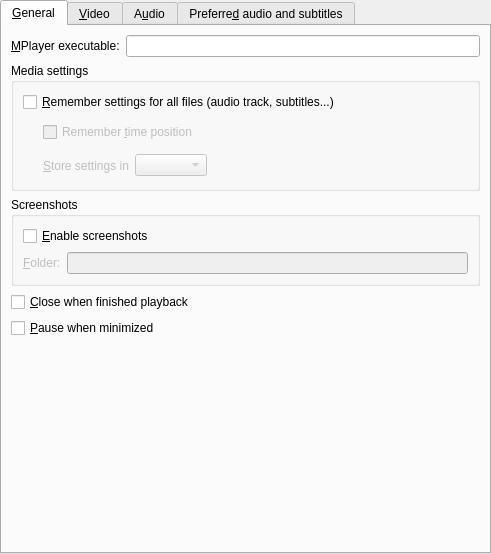
<?xml version="1.0" encoding="UTF-8"?>
<ui version="4.0">
 <class>PrefGeneral</class>
 <widget class="QWidget" name="PrefGeneral">
  <property name="geometry">
   <rect>
    <x>0</x>
    <y>0</y>
    <width>491</width>
    <height>554</height>
   </rect>
  </property>
  <layout class="QVBoxLayout">
   <property name="spacing">
    <number>0</number>
   </property>
   <property name="margin">
    <number>0</number>
   </property>
   <item>
    <widget class="QTabWidget" name="general_tab">
     <property name="currentIndex">
      <number>0</number>
     </property>
     <widget class="QWidget" name="tab">
      <attribute name="title">
       <string>&amp;General</string>
      </attribute>
      <layout class="QVBoxLayout">
       <item>
        <layout class="QHBoxLayout">
         <item>
          <widget class="QLabel" name="textLabel1_2">
           <property name="text">
            <string>&amp;MPlayer executable:</string>
           </property>
           <property name="wordWrap">
            <bool>false</bool>
           </property>
           <property name="buddy">
            <cstring>mplayerbin_edit</cstring>
           </property>
          </widget>
         </item>
         <item>
          <widget class="FileChooser" name="mplayerbin_edit"/>
         </item>
        </layout>
       </item>
       <item>
        <widget class="QGroupBox" name="groupBox_3">
         <property name="title">
          <string>Media settings</string>
         </property>
         <layout class="QVBoxLayout">
          <item>
           <widget class="QCheckBox" name="remember_all_check">
            <property name="text">
             <string>&amp;Remember settings for all files (audio track, subtitles...)</string>
            </property>
           </widget>
          </item>
          <item>
           <layout class="QGridLayout">
            <item row="0" column="0" rowspan="2">
             <spacer>
              <property name="orientation">
               <enum>Qt::Horizontal</enum>
              </property>
              <property name="sizeType">
               <enum>QSizePolicy::Preferred</enum>
              </property>
              <property name="sizeHint" stdset="0">
               <size>
                <width>20</width>
                <height>61</height>
               </size>
              </property>
             </spacer>
            </item>
            <item row="0" column="1">
             <widget class="QCheckBox" name="remember_time_check">
              <property name="enabled">
               <bool>false</bool>
              </property>
              <property name="sizePolicy">
               <sizepolicy hsizetype="MinimumExpanding" vsizetype="Fixed">
                <horstretch>0</horstretch>
                <verstretch>0</verstretch>
               </sizepolicy>
              </property>
              <property name="text">
               <string>Remember &amp;time position</string>
              </property>
             </widget>
            </item>
            <item row="1" column="1">
             <layout class="QHBoxLayout">
              <item>
               <widget class="QLabel" name="filesettings_method_label">
                <property name="enabled">
                 <bool>false</bool>
                </property>
                <property name="text">
                 <string>&amp;Store settings in</string>
                </property>
                <property name="buddy">
                 <cstring>filesettings_method_combo</cstring>
                </property>
               </widget>
              </item>
              <item>
               <widget class="QComboBox" name="filesettings_method_combo">
                <property name="enabled">
                 <bool>false</bool>
                </property>
               </widget>
              </item>
              <item>
               <spacer>
                <property name="orientation">
                 <enum>Qt::Horizontal</enum>
                </property>
                <property name="sizeHint" stdset="0">
                 <size>
                  <width>40</width>
                  <height>20</height>
                 </size>
                </property>
               </spacer>
              </item>
             </layout>
            </item>
           </layout>
          </item>
         </layout>
        </widget>
       </item>
       <item>
        <widget class="QGroupBox" name="groupBox_2">
         <property name="title">
          <string>Screenshots</string>
         </property>
         <layout class="QGridLayout">
          <item row="0" column="0" colspan="2">
           <widget class="QCheckBox" name="use_screenshots_check">
            <property name="text">
             <string>&amp;Enable screenshots</string>
            </property>
           </widget>
          </item>
          <item row="1" column="0">
           <widget class="QLabel" name="screenshots_dir_label">
            <property name="enabled">
             <bool>false</bool>
            </property>
            <property name="text">
             <string>&amp;Folder:</string>
            </property>
            <property name="wordWrap">
             <bool>false</bool>
            </property>
            <property name="buddy">
             <cstring>screenshot_edit</cstring>
            </property>
           </widget>
          </item>
          <item row="1" column="1">
           <widget class="FileChooser" name="screenshot_edit">
            <property name="enabled">
             <bool>false</bool>
            </property>
           </widget>
          </item>
         </layout>
        </widget>
       </item>
       <item>
        <widget class="QCheckBox" name="close_on_finish_check">
         <property name="text">
          <string>&amp;Close when finished playback</string>
         </property>
        </widget>
       </item>
       <item>
        <widget class="QCheckBox" name="pause_if_hidden_check">
         <property name="text">
          <string>&amp;Pause when minimized</string>
         </property>
        </widget>
       </item>
       <item>
        <spacer>
         <property name="orientation">
          <enum>Qt::Vertical</enum>
         </property>
         <property name="sizeType">
          <enum>QSizePolicy::Expanding</enum>
         </property>
         <property name="sizeHint" stdset="0">
          <size>
           <width>20</width>
           <height>40</height>
          </size>
         </property>
        </spacer>
       </item>
      </layout>
     </widget>
     <widget class="QWidget" name="tab_3">
      <attribute name="title">
       <string>&amp;Video</string>
      </attribute>
      <layout class="QVBoxLayout">
       <item>
        <layout class="QHBoxLayout">
         <item>
          <widget class="QLabel" name="vo_label">
           <property name="text">
            <string>Ou&amp;tput driver:</string>
           </property>
           <property name="wordWrap">
            <bool>false</bool>
           </property>
           <property name="buddy">
            <cstring>vo_combo</cstring>
           </property>
          </widget>
         </item>
         <item>
          <widget class="QComboBox" name="vo_combo">
           <property name="sizePolicy">
            <sizepolicy hsizetype="Preferred" vsizetype="Fixed">
             <horstretch>0</horstretch>
             <verstretch>0</verstretch>
            </sizepolicy>
           </property>
           <property name="editable">
            <bool>false</bool>
           </property>
          </widget>
         </item>
         <item>
          <widget class="QLineEdit" name="vo_user_defined_edit"/>
         </item>
         <item>
          <widget class="QPushButton" name="vdpau_button">
           <property name="text">
            <string>Configu&amp;re...</string>
           </property>
          </widget>
         </item>
         <item>
          <spacer>
           <property name="orientation">
            <enum>Qt::Horizontal</enum>
           </property>
           <property name="sizeHint" stdset="0">
            <size>
             <width>81</width>
             <height>20</height>
            </size>
           </property>
          </spacer>
         </item>
        </layout>
       </item>
       <item>
        <widget class="Line" name="line_5">
         <property name="sizePolicy">
          <sizepolicy hsizetype="Expanding" vsizetype="Fixed">
           <horstretch>0</horstretch>
           <verstretch>0</verstretch>
          </sizepolicy>
         </property>
         <property name="orientation">
          <enum>Qt::Horizontal</enum>
         </property>
        </widget>
       </item>
       <item>
        <layout class="QHBoxLayout">
         <property name="spacing">
          <number>6</number>
         </property>
         <property name="margin">
          <number>0</number>
         </property>
         <item>
          <widget class="QCheckBox" name="postprocessing_check">
           <property name="text">
            <string>&amp;Enable postprocessing by default</string>
           </property>
          </widget>
         </item>
         <item>
          <spacer>
           <property name="orientation">
            <enum>Qt::Horizontal</enum>
           </property>
           <property name="sizeHint" stdset="0">
            <size>
             <width>20</width>
             <height>20</height>
            </size>
           </property>
          </spacer>
         </item>
         <item>
          <widget class="QLabel" name="textLabel1_5">
           <property name="text">
            <string>&amp;Quality:</string>
           </property>
           <property name="wordWrap">
            <bool>false</bool>
           </property>
           <property name="buddy">
            <cstring>autoq_spin</cstring>
           </property>
          </widget>
         </item>
         <item>
          <widget class="QSpinBox" name="autoq_spin">
           <property name="minimum">
            <number>1</number>
           </property>
           <property name="maximum">
            <number>6</number>
           </property>
          </widget>
         </item>
        </layout>
       </item>
       <item>
        <layout class="QHBoxLayout">
         <property name="spacing">
          <number>6</number>
         </property>
         <property name="margin">
          <number>0</number>
         </property>
         <item>
          <widget class="QLabel" name="label_7">
           <property name="text">
            <string>Dei&amp;nterlace by default (except for TV):</string>
           </property>
           <property name="buddy">
            <cstring>deinterlace_combo</cstring>
           </property>
          </widget>
         </item>
         <item>
          <widget class="QComboBox" name="deinterlace_combo">
           <property name="sizePolicy">
            <sizepolicy hsizetype="Expanding" vsizetype="Fixed">
             <horstretch>0</horstretch>
             <verstretch>0</verstretch>
            </sizepolicy>
           </property>
          </widget>
         </item>
         <item>
          <spacer>
           <property name="orientation">
            <enum>Qt::Horizontal</enum>
           </property>
           <property name="sizeHint" stdset="0">
            <size>
             <width>40</width>
             <height>20</height>
            </size>
           </property>
          </spacer>
         </item>
        </layout>
       </item>
       <item>
        <layout class="QHBoxLayout">
         <item>
          <widget class="QLabel" name="label_8">
           <property name="text">
            <string>Default &amp;zoom:</string>
           </property>
           <property name="buddy">
            <cstring>zoom_spin</cstring>
           </property>
          </widget>
         </item>
         <item>
          <widget class="QDoubleSpinBox" name="zoom_spin">
           <property name="minimum">
            <double>0.500000000000000</double>
           </property>
           <property name="maximum">
            <double>10.000000000000000</double>
           </property>
           <property name="singleStep">
            <double>0.100000000000000</double>
           </property>
           <property name="value">
            <double>1.000000000000000</double>
           </property>
          </widget>
         </item>
         <item>
          <spacer>
           <property name="orientation">
            <enum>Qt::Horizontal</enum>
           </property>
           <property name="sizeHint" stdset="0">
            <size>
             <width>40</width>
             <height>20</height>
            </size>
           </property>
          </spacer>
         </item>
        </layout>
       </item>
       <item>
        <widget class="Line" name="line_4">
         <property name="sizePolicy">
          <sizepolicy hsizetype="Expanding" vsizetype="Fixed">
           <horstretch>0</horstretch>
           <verstretch>0</verstretch>
          </sizepolicy>
         </property>
         <property name="orientation">
          <enum>Qt::Horizontal</enum>
         </property>
        </widget>
       </item>
       <item>
        <widget class="QCheckBox" name="eq2_check">
         <property name="text">
          <string>Use s&amp;oftware video equalizer</string>
         </property>
        </widget>
       </item>
       <item>
        <widget class="QCheckBox" name="direct_rendering_check">
         <property name="text">
          <string>D&amp;irect rendering</string>
         </property>
        </widget>
       </item>
       <item>
        <widget class="QCheckBox" name="double_buffer_check">
         <property name="text">
          <string>Dou&amp;ble buffering</string>
         </property>
        </widget>
       </item>
       <item>
        <widget class="QCheckBox" name="use_slices_check">
         <property name="text">
          <string>Dra&amp;w video using slices</string>
         </property>
        </widget>
       </item>
       <item>
        <widget class="Line" name="line_3">
         <property name="sizePolicy">
          <sizepolicy hsizetype="Expanding" vsizetype="Fixed">
           <horstretch>0</horstretch>
           <verstretch>0</verstretch>
          </sizepolicy>
         </property>
         <property name="orientation">
          <enum>Qt::Horizontal</enum>
         </property>
        </widget>
       </item>
       <item>
        <widget class="QCheckBox" name="start_fullscreen_check">
         <property name="text">
          <string>Start videos in &amp;fullscreen</string>
         </property>
        </widget>
       </item>
       <item>
        <widget class="QCheckBox" name="blackborders_on_fs_check">
         <property name="text">
          <string>&amp;Add black borders on fullscreen</string>
         </property>
        </widget>
       </item>
       <item>
        <widget class="QCheckBox" name="screensaver_check">
         <property name="text">
          <string>Disable &amp;screensaver</string>
         </property>
        </widget>
       </item>
       <item>
        <widget class="QGroupBox" name="screensaver_group">
         <property name="title">
          <string>Screensaver</string>
         </property>
         <layout class="QVBoxLayout">
          <item>
           <widget class="QCheckBox" name="turn_screensaver_off_check">
            <property name="text">
             <string>Swit&amp;ch screensaver off</string>
            </property>
           </widget>
          </item>
          <item>
           <widget class="QCheckBox" name="avoid_screensaver_check">
            <property name="text">
             <string>Avoid &amp;screensaver</string>
            </property>
           </widget>
          </item>
         </layout>
        </widget>
       </item>
       <item>
        <spacer>
         <property name="orientation">
          <enum>Qt::Vertical</enum>
         </property>
         <property name="sizeHint" stdset="0">
          <size>
           <width>20</width>
           <height>40</height>
          </size>
         </property>
        </spacer>
       </item>
      </layout>
     </widget>
     <widget class="QWidget" name="video_and_audio_tab">
      <attribute name="title">
       <string>A&amp;udio</string>
      </attribute>
      <layout class="QVBoxLayout" name="verticalLayout">
       <item>
        <layout class="QHBoxLayout">
         <item>
          <widget class="QLabel" name="ao_label">
           <property name="text">
            <string>Ou&amp;tput driver:</string>
           </property>
           <property name="wordWrap">
            <bool>false</bool>
           </property>
           <property name="buddy">
            <cstring>ao_combo</cstring>
           </property>
          </widget>
         </item>
         <item>
          <widget class="QComboBox" name="ao_combo">
           <property name="sizePolicy">
            <sizepolicy hsizetype="Preferred" vsizetype="Fixed">
             <horstretch>0</horstretch>
             <verstretch>0</verstretch>
            </sizepolicy>
           </property>
           <property name="editable">
            <bool>false</bool>
           </property>
          </widget>
         </item>
         <item>
          <widget class="QLineEdit" name="ao_user_defined_edit"/>
         </item>
         <item>
          <spacer>
           <property name="orientation">
            <enum>Qt::Horizontal</enum>
           </property>
           <property name="sizeHint" stdset="0">
            <size>
             <width>81</width>
             <height>20</height>
            </size>
           </property>
          </spacer>
         </item>
        </layout>
       </item>
       <item>
        <widget class="Line" name="line_6">
         <property name="sizePolicy">
          <sizepolicy hsizetype="Expanding" vsizetype="Fixed">
           <horstretch>0</horstretch>
           <verstretch>0</verstretch>
          </sizepolicy>
         </property>
         <property name="orientation">
          <enum>Qt::Horizontal</enum>
         </property>
        </widget>
       </item>
       <item>
        <layout class="QHBoxLayout" name="horizontalLayout">
         <item>
          <widget class="QCheckBox" name="audio_equalizer_check">
           <property name="text">
            <string>&amp;Enable the audio equalizer</string>
           </property>
          </widget>
         </item>
         <item>
          <spacer name="horizontalSpacer">
           <property name="orientation">
            <enum>Qt::Horizontal</enum>
           </property>
           <property name="sizeHint" stdset="0">
            <size>
             <width>40</width>
             <height>20</height>
            </size>
           </property>
          </spacer>
         </item>
         <item>
          <widget class="QCheckBox" name="global_audio_equalizer_check">
           <property name="enabled">
            <bool>false</bool>
           </property>
           <property name="text">
            <string>Global audio e&amp;qualizer</string>
           </property>
          </widget>
         </item>
        </layout>
       </item>
       <item>
        <widget class="QCheckBox" name="hwac3_check">
         <property name="text">
          <string>&amp;AC3/DTS pass-through S/PDIF</string>
         </property>
        </widget>
       </item>
       <item>
        <layout class="QHBoxLayout">
         <property name="spacing">
          <number>6</number>
         </property>
         <property name="margin">
          <number>0</number>
         </property>
         <item>
          <widget class="QLabel" name="label">
           <property name="text">
            <string>C&amp;hannels by default:</string>
           </property>
           <property name="buddy">
            <cstring>channels_combo</cstring>
           </property>
          </widget>
         </item>
         <item>
          <widget class="QComboBox" name="channels_combo"/>
         </item>
         <item>
          <spacer>
           <property name="orientation">
            <enum>Qt::Horizontal</enum>
           </property>
           <property name="sizeHint" stdset="0">
            <size>
             <width>40</width>
             <height>20</height>
            </size>
           </property>
          </spacer>
         </item>
        </layout>
       </item>
       <item>
        <layout class="QHBoxLayout">
         <property name="spacing">
          <number>6</number>
         </property>
         <property name="margin">
          <number>0</number>
         </property>
         <item>
          <widget class="QLabel" name="label_6">
           <property name="text">
            <string>High speed &amp;playback without altering pitch</string>
           </property>
           <property name="buddy">
            <cstring>scaletempo_combo</cstring>
           </property>
          </widget>
         </item>
         <item>
          <widget class="TristateCombo" name="scaletempo_combo">
           <property name="sizePolicy">
            <sizepolicy hsizetype="Expanding" vsizetype="Fixed">
             <horstretch>0</horstretch>
             <verstretch>0</verstretch>
            </sizepolicy>
           </property>
          </widget>
         </item>
         <item>
          <spacer>
           <property name="orientation">
            <enum>Qt::Horizontal</enum>
           </property>
           <property name="sizeHint" stdset="0">
            <size>
             <width>40</width>
             <height>20</height>
            </size>
           </property>
          </spacer>
         </item>
        </layout>
       </item>
       <item>
        <widget class="QGroupBox" name="groupBox_4">
         <property name="title">
          <string>Volume</string>
         </property>
         <layout class="QVBoxLayout">
          <property name="margin">
           <number>4</number>
          </property>
          <item>
           <widget class="QCheckBox" name="global_volume_check">
            <property name="text">
             <string>Glo&amp;bal volume</string>
            </property>
           </widget>
          </item>
          <item>
           <layout class="QHBoxLayout">
            <property name="spacing">
             <number>6</number>
            </property>
            <property name="margin">
             <number>0</number>
            </property>
            <item>
             <widget class="QCheckBox" name="softvol_check">
              <property name="text">
               <string>Use s&amp;oftware volume control</string>
              </property>
             </widget>
            </item>
            <item>
             <spacer>
              <property name="orientation">
               <enum>Qt::Horizontal</enum>
              </property>
              <property name="sizeHint" stdset="0">
               <size>
                <width>20</width>
                <height>20</height>
               </size>
              </property>
             </spacer>
            </item>
            <item>
             <widget class="QLabel" name="amplification_label">
              <property name="enabled">
               <bool>false</bool>
              </property>
              <property name="text">
               <string>Ma&amp;x. Amplification:</string>
              </property>
              <property name="wordWrap">
               <bool>false</bool>
              </property>
              <property name="buddy">
               <cstring>softvol_max_spin</cstring>
              </property>
             </widget>
            </item>
            <item>
             <widget class="QSpinBox" name="softvol_max_spin">
              <property name="enabled">
               <bool>false</bool>
              </property>
              <property name="minimum">
               <number>10</number>
              </property>
              <property name="maximum">
               <number>10000</number>
              </property>
             </widget>
            </item>
           </layout>
          </item>
          <item>
           <widget class="QCheckBox" name="volnorm_check">
            <property name="text">
             <string>Volume &amp;normalization by default</string>
            </property>
           </widget>
          </item>
         </layout>
        </widget>
       </item>
       <item>
        <widget class="QGroupBox" name="groupBox_5">
         <property name="title">
          <string>Synchronization</string>
         </property>
         <layout class="QVBoxLayout">
          <property name="margin">
           <number>4</number>
          </property>
          <item>
           <layout class="QHBoxLayout">
            <item>
             <widget class="QCheckBox" name="autosync_check">
              <property name="text">
               <string>Audio/video auto &amp;synchronization</string>
              </property>
             </widget>
            </item>
            <item>
             <spacer>
              <property name="orientation">
               <enum>Qt::Horizontal</enum>
              </property>
              <property name="sizeType">
               <enum>QSizePolicy::Expanding</enum>
              </property>
              <property name="sizeHint" stdset="0">
               <size>
                <width>40</width>
                <height>31</height>
               </size>
              </property>
             </spacer>
            </item>
            <item>
             <widget class="QLabel" name="factor_label">
              <property name="enabled">
               <bool>false</bool>
              </property>
              <property name="text">
               <string>&amp;Factor:</string>
              </property>
              <property name="alignment">
               <set>Qt::AlignRight|Qt::AlignTrailing|Qt::AlignVCenter</set>
              </property>
              <property name="wordWrap">
               <bool>false</bool>
              </property>
              <property name="buddy">
               <cstring>autosync_spin</cstring>
              </property>
             </widget>
            </item>
            <item>
             <widget class="QSpinBox" name="autosync_spin">
              <property name="enabled">
               <bool>false</bool>
              </property>
              <property name="minimum">
               <number>0</number>
              </property>
              <property name="maximum">
               <number>1000</number>
              </property>
              <property name="value">
               <number>100</number>
              </property>
             </widget>
            </item>
           </layout>
          </item>
          <item>
           <layout class="QHBoxLayout">
            <item>
             <widget class="QCheckBox" name="use_mc_check">
              <property name="text">
               <string>A-V sync &amp;correction</string>
              </property>
             </widget>
            </item>
            <item>
             <spacer>
              <property name="orientation">
               <enum>Qt::Horizontal</enum>
              </property>
              <property name="sizeHint" stdset="0">
               <size>
                <width>40</width>
                <height>20</height>
               </size>
              </property>
             </spacer>
            </item>
            <item>
             <widget class="QLabel" name="mc_label">
              <property name="enabled">
               <bool>false</bool>
              </property>
              <property name="text">
               <string>&amp;Max. correction:</string>
              </property>
              <property name="buddy">
               <cstring>mc_spin</cstring>
              </property>
             </widget>
            </item>
            <item>
             <widget class="QDoubleSpinBox" name="mc_spin">
              <property name="enabled">
               <bool>false</bool>
              </property>
              <property name="maximum">
               <double>100.000000000000000</double>
              </property>
              <property name="singleStep">
               <double>0.100000000000000</double>
              </property>
             </widget>
            </item>
           </layout>
          </item>
         </layout>
        </widget>
       </item>
       <item>
        <spacer>
         <property name="orientation">
          <enum>Qt::Vertical</enum>
         </property>
         <property name="sizeType">
          <enum>QSizePolicy::Expanding</enum>
         </property>
         <property name="sizeHint" stdset="0">
          <size>
           <width>20</width>
           <height>40</height>
          </size>
         </property>
        </spacer>
       </item>
      </layout>
     </widget>
     <widget class="QWidget" name="tab_2">
      <attribute name="title">
       <string>Preferre&amp;d audio and subtitles</string>
      </attribute>
      <layout class="QVBoxLayout">
       <property name="spacing">
        <number>6</number>
       </property>
       <property name="margin">
        <number>9</number>
       </property>
       <item>
        <widget class="QLabel" name="preferred_desc">
         <property name="text">
          <string>&lt;Here it goes an explanation text&gt;
For translators: don't translate this text, it will be replaced with another one at runtime.</string>
         </property>
         <property name="wordWrap">
          <bool>true</bool>
         </property>
        </widget>
       </item>
       <item>
        <widget class="Line" name="line">
         <property name="sizePolicy">
          <sizepolicy hsizetype="Expanding" vsizetype="Fixed">
           <horstretch>0</horstretch>
           <verstretch>0</verstretch>
          </sizepolicy>
         </property>
         <property name="orientation">
          <enum>Qt::Horizontal</enum>
         </property>
        </widget>
       </item>
       <item>
        <layout class="QGridLayout">
         <property name="margin">
          <number>0</number>
         </property>
         <property name="spacing">
          <number>6</number>
         </property>
         <item row="1" column="2">
          <spacer>
           <property name="orientation">
            <enum>Qt::Horizontal</enum>
           </property>
           <property name="sizeHint" stdset="0">
            <size>
             <width>40</width>
             <height>20</height>
            </size>
           </property>
          </spacer>
         </item>
         <item row="2" column="2">
          <spacer>
           <property name="orientation">
            <enum>Qt::Horizontal</enum>
           </property>
           <property name="sizeHint" stdset="0">
            <size>
             <width>40</width>
             <height>20</height>
            </size>
           </property>
          </spacer>
         </item>
         <item row="2" column="1">
          <widget class="QLineEdit" name="subtitle_lang_edit"/>
         </item>
         <item row="1" column="0">
          <widget class="QLabel" name="textLabel1_20">
           <property name="text">
            <string>&amp;Audio:</string>
           </property>
           <property name="alignment">
            <set>Qt::AlignRight|Qt::AlignTrailing|Qt::AlignVCenter</set>
           </property>
           <property name="wordWrap">
            <bool>false</bool>
           </property>
           <property name="buddy">
            <cstring>audio_lang_edit</cstring>
           </property>
          </widget>
         </item>
         <item row="1" column="1">
          <widget class="QLineEdit" name="audio_lang_edit"/>
         </item>
         <item row="2" column="0">
          <widget class="QLabel" name="textLabel2_11">
           <property name="text">
            <string>Su&amp;btitles:</string>
           </property>
           <property name="alignment">
            <set>Qt::AlignRight|Qt::AlignTrailing|Qt::AlignVCenter</set>
           </property>
           <property name="wordWrap">
            <bool>false</bool>
           </property>
           <property name="buddy">
            <cstring>subtitle_lang_edit</cstring>
           </property>
          </widget>
         </item>
         <item row="0" column="0" colspan="3">
          <widget class="QLabel" name="label_5">
           <property name="text">
            <string>Preferred language:</string>
           </property>
          </widget>
         </item>
        </layout>
       </item>
       <item>
        <widget class="Line" name="line_2">
         <property name="orientation">
          <enum>Qt::Horizontal</enum>
         </property>
        </widget>
       </item>
       <item>
        <layout class="QGridLayout">
         <property name="margin">
          <number>0</number>
         </property>
         <property name="spacing">
          <number>6</number>
         </property>
         <item row="1" column="1">
          <widget class="QSpinBox" name="audio_track_spin">
           <property name="minimum">
            <number>1</number>
           </property>
           <property name="maximum">
            <number>99</number>
           </property>
          </widget>
         </item>
         <item row="1" column="0">
          <widget class="QLabel" name="label_3">
           <property name="text">
            <string>Audi&amp;o:</string>
           </property>
           <property name="alignment">
            <set>Qt::AlignRight|Qt::AlignTrailing|Qt::AlignVCenter</set>
           </property>
           <property name="buddy">
            <cstring>audio_track_spin</cstring>
           </property>
          </widget>
         </item>
         <item row="2" column="0">
          <widget class="QLabel" name="label_4">
           <property name="text">
            <string>&amp;Subtitle:</string>
           </property>
           <property name="alignment">
            <set>Qt::AlignRight|Qt::AlignTrailing|Qt::AlignVCenter</set>
           </property>
           <property name="buddy">
            <cstring>subtitle_track_spin</cstring>
           </property>
          </widget>
         </item>
         <item row="2" column="2">
          <spacer>
           <property name="orientation">
            <enum>Qt::Horizontal</enum>
           </property>
           <property name="sizeHint" stdset="0">
            <size>
             <width>151</width>
             <height>20</height>
            </size>
           </property>
          </spacer>
         </item>
         <item row="1" column="2">
          <spacer>
           <property name="orientation">
            <enum>Qt::Horizontal</enum>
           </property>
           <property name="sizeHint" stdset="0">
            <size>
             <width>151</width>
             <height>20</height>
            </size>
           </property>
          </spacer>
         </item>
         <item row="2" column="1">
          <widget class="QSpinBox" name="subtitle_track_spin">
           <property name="minimum">
            <number>1</number>
           </property>
          </widget>
         </item>
         <item row="0" column="0" colspan="3">
          <widget class="QLabel" name="label_2">
           <property name="text">
            <string>Or choose a track number:</string>
           </property>
          </widget>
         </item>
        </layout>
       </item>
       <item>
        <spacer>
         <property name="orientation">
          <enum>Qt::Vertical</enum>
         </property>
         <property name="sizeHint" stdset="0">
          <size>
           <width>20</width>
           <height>40</height>
          </size>
         </property>
        </spacer>
       </item>
      </layout>
     </widget>
    </widget>
   </item>
  </layout>
 </widget>
 <customwidgets>
  <customwidget>
   <class>TristateCombo</class>
   <extends>QComboBox</extends>
   <header>tristatecombo.h</header>
  </customwidget>
  <customwidget>
   <class>FileChooser</class>
   <extends>QLineEdit</extends>
   <header>filechooser.h</header>
  </customwidget>
 </customwidgets>
 <tabstops>
  <tabstop>general_tab</tabstop>
  <tabstop>mplayerbin_edit</tabstop>
  <tabstop>remember_all_check</tabstop>
  <tabstop>remember_time_check</tabstop>
  <tabstop>filesettings_method_combo</tabstop>
  <tabstop>use_screenshots_check</tabstop>
  <tabstop>screenshot_edit</tabstop>
  <tabstop>close_on_finish_check</tabstop>
  <tabstop>pause_if_hidden_check</tabstop>
  <tabstop>vo_combo</tabstop>
  <tabstop>vo_user_defined_edit</tabstop>
  <tabstop>vdpau_button</tabstop>
  <tabstop>postprocessing_check</tabstop>
  <tabstop>autoq_spin</tabstop>
  <tabstop>deinterlace_combo</tabstop>
  <tabstop>zoom_spin</tabstop>
  <tabstop>eq2_check</tabstop>
  <tabstop>direct_rendering_check</tabstop>
  <tabstop>double_buffer_check</tabstop>
  <tabstop>use_slices_check</tabstop>
  <tabstop>start_fullscreen_check</tabstop>
  <tabstop>blackborders_on_fs_check</tabstop>
  <tabstop>screensaver_check</tabstop>
  <tabstop>turn_screensaver_off_check</tabstop>
  <tabstop>avoid_screensaver_check</tabstop>
  <tabstop>ao_combo</tabstop>
  <tabstop>ao_user_defined_edit</tabstop>
  <tabstop>audio_equalizer_check</tabstop>
  <tabstop>global_audio_equalizer_check</tabstop>
  <tabstop>hwac3_check</tabstop>
  <tabstop>channels_combo</tabstop>
  <tabstop>scaletempo_combo</tabstop>
  <tabstop>global_volume_check</tabstop>
  <tabstop>softvol_check</tabstop>
  <tabstop>softvol_max_spin</tabstop>
  <tabstop>volnorm_check</tabstop>
  <tabstop>autosync_check</tabstop>
  <tabstop>autosync_spin</tabstop>
  <tabstop>use_mc_check</tabstop>
  <tabstop>mc_spin</tabstop>
  <tabstop>audio_lang_edit</tabstop>
  <tabstop>subtitle_lang_edit</tabstop>
  <tabstop>audio_track_spin</tabstop>
  <tabstop>subtitle_track_spin</tabstop>
 </tabstops>
 <resources/>
 <connections>
  <connection>
   <sender>softvol_check</sender>
   <signal>toggled(bool)</signal>
   <receiver>softvol_max_spin</receiver>
   <slot>setEnabled(bool)</slot>
   <hints>
    <hint type="sourcelabel">
     <x>124</x>
     <y>256</y>
    </hint>
    <hint type="destinationlabel">
     <x>504</x>
     <y>256</y>
    </hint>
   </hints>
  </connection>
  <connection>
   <sender>softvol_check</sender>
   <signal>toggled(bool)</signal>
   <receiver>amplification_label</receiver>
   <slot>setEnabled(bool)</slot>
   <hints>
    <hint type="sourcelabel">
     <x>124</x>
     <y>256</y>
    </hint>
    <hint type="destinationlabel">
     <x>405</x>
     <y>256</y>
    </hint>
   </hints>
  </connection>
  <connection>
   <sender>remember_all_check</sender>
   <signal>toggled(bool)</signal>
   <receiver>remember_time_check</receiver>
   <slot>setEnabled(bool)</slot>
   <hints>
    <hint type="sourcelabel">
     <x>280</x>
     <y>323</y>
    </hint>
    <hint type="destinationlabel">
     <x>293</x>
     <y>355</y>
    </hint>
   </hints>
  </connection>
  <connection>
   <sender>remember_all_check</sender>
   <signal>toggled(bool)</signal>
   <receiver>filesettings_method_label</receiver>
   <slot>setEnabled(bool)</slot>
   <hints>
    <hint type="sourcelabel">
     <x>229</x>
     <y>233</y>
    </hint>
    <hint type="destinationlabel">
     <x>93</x>
     <y>298</y>
    </hint>
   </hints>
  </connection>
  <connection>
   <sender>remember_all_check</sender>
   <signal>toggled(bool)</signal>
   <receiver>filesettings_method_combo</receiver>
   <slot>setEnabled(bool)</slot>
   <hints>
    <hint type="sourcelabel">
     <x>229</x>
     <y>233</y>
    </hint>
    <hint type="destinationlabel">
     <x>181</x>
     <y>298</y>
    </hint>
   </hints>
  </connection>
  <connection>
   <sender>use_screenshots_check</sender>
   <signal>toggled(bool)</signal>
   <receiver>screenshots_dir_label</receiver>
   <slot>setEnabled(bool)</slot>
   <hints>
    <hint type="sourcelabel">
     <x>229</x>
     <y>256</y>
    </hint>
    <hint type="destinationlabel">
     <x>43</x>
     <y>288</y>
    </hint>
   </hints>
  </connection>
  <connection>
   <sender>use_screenshots_check</sender>
   <signal>toggled(bool)</signal>
   <receiver>screenshot_edit</receiver>
   <slot>setEnabled(bool)</slot>
   <hints>
    <hint type="sourcelabel">
     <x>229</x>
     <y>256</y>
    </hint>
    <hint type="destinationlabel">
     <x>254</x>
     <y>288</y>
    </hint>
   </hints>
  </connection>
  <connection>
   <sender>autosync_check</sender>
   <signal>toggled(bool)</signal>
   <receiver>autosync_spin</receiver>
   <slot>setEnabled(bool)</slot>
   <hints>
    <hint type="sourcelabel">
     <x>137</x>
     <y>385</y>
    </hint>
    <hint type="destinationlabel">
     <x>430</x>
     <y>386</y>
    </hint>
   </hints>
  </connection>
  <connection>
   <sender>autosync_check</sender>
   <signal>toggled(bool)</signal>
   <receiver>factor_label</receiver>
   <slot>setEnabled(bool)</slot>
   <hints>
    <hint type="sourcelabel">
     <x>137</x>
     <y>385</y>
    </hint>
    <hint type="destinationlabel">
     <x>361</x>
     <y>386</y>
    </hint>
   </hints>
  </connection>
  <connection>
   <sender>use_mc_check</sender>
   <signal>toggled(bool)</signal>
   <receiver>mc_label</receiver>
   <slot>setEnabled(bool)</slot>
   <hints>
    <hint type="sourcelabel">
     <x>90</x>
     <y>406</y>
    </hint>
    <hint type="destinationlabel">
     <x>341</x>
     <y>407</y>
    </hint>
   </hints>
  </connection>
  <connection>
   <sender>use_mc_check</sender>
   <signal>toggled(bool)</signal>
   <receiver>mc_spin</receiver>
   <slot>setEnabled(bool)</slot>
   <hints>
    <hint type="sourcelabel">
     <x>90</x>
     <y>406</y>
    </hint>
    <hint type="destinationlabel">
     <x>432</x>
     <y>407</y>
    </hint>
   </hints>
  </connection>
  <connection>
   <sender>audio_equalizer_check</sender>
   <signal>toggled(bool)</signal>
   <receiver>global_audio_equalizer_check</receiver>
   <slot>setEnabled(bool)</slot>
   <hints>
    <hint type="sourcelabel">
     <x>115</x>
     <y>95</y>
    </hint>
    <hint type="destinationlabel">
     <x>389</x>
     <y>95</y>
    </hint>
   </hints>
  </connection>
 </connections>
</ui>
